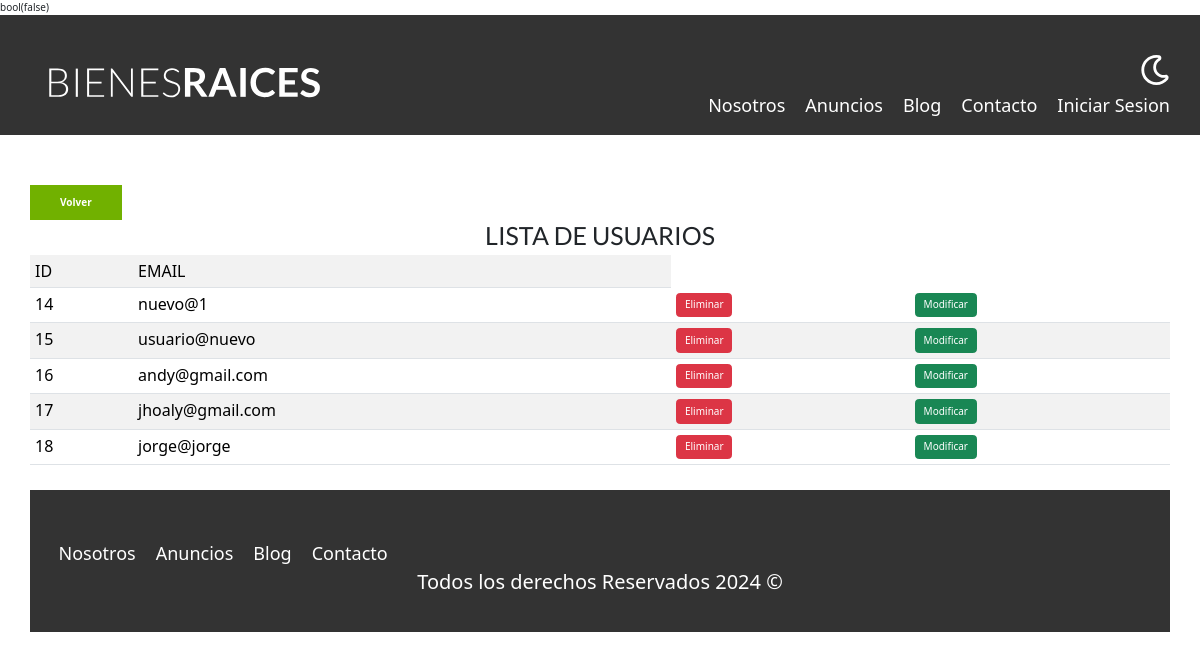
Page /admin/controlador/usuarioLista.php on the committed database.
### tables this page shows
CREATE TABLE `usuarios` (
  `id` int(11) NOT NULL,
  `email` varchar(80) NOT NULL,
  `password` char(65) NOT NULL,
  `estado` varchar(100) NOT NULL
);

### admin/controlador/usuarioLista.php (called while the page is built)
<?php
    include("../modelo/usuario.php");
    $us = new Usuario("","","");
    $res = $us->listaUsuarios();
    include("../vista/usuarioLista.php");
?>

### admin/modelo/usuario.php (called while the page is built, shortened)
<?php
class Usuario
{
    protected $db;
    public function __construct($id, $contraseña, $email)
    {
        $this->db = new Conexion();
    }
    public function listaUsuarios()
    {
        $stmt = $this->db->prepare("SELECT * FROM usuarios WHERE estado='Activo'");
        $stmt->execute();
        $res = $stmt->get_result();
        return $res;
    }
}

### admin/vista/usuarioLista.php (the view, shortened to what this page needs)
<main class="contenedor seccion">
    <a href="/dia5/bienes/admin" class="boton boton-verde">Volver</a>
    <h1>LISTA DE USUARIOS</h1>
    <table class="table table-striped">
        <tr>
            <td>ID</td>
            <td>EMAIL</td>
        </tr>
        <?php
            while($reg=mysqli_fetch_array($res)){
                echo "<tr>";
                echo "<td>".$reg['id']."</td>";
                echo "<td>".$reg['email']."</td>";
                echo "<td><a href='../controlador/usuarioElimina.php?cod=".$reg['id']."' class='btn btn-danger'>Eliminar</a></td>";
                echo "<td><a href='../controlador/usuarioModifica.php?cod=".$reg['id']."' class='btn btn-success'>Modificar</a></td>";
                echo "</tr>";
            }
        ?>
    </table>

### build/css/app.css (style rules this page uses)
html { line-height:1.15;-webkit-text-size-adjust:100% }
body { margin:0 }
main { display:block }
h1 { font-size:2em;margin:.67em 0 }
a { background-color:transparent }
html { font-size:62.5%;box-sizing:border-box }
*,:after,:before { box-sizing:inherit }
body { font-family:Lato,sans-serif;font-size:1.6rem;line-height:1.8 }
.contenedor { width:95%;max-width:120rem;margin:0 auto }
a { text-decoration:none }
h1,h2,h3 { font-family:Lato,sans-serif;margin:2.5rem 0;font-weight:300;text-align:center }
h1 { font-size:3.8rem }
.seccion { margin-top:2.5rem;margin-bottom:2.5rem }
.boton-verde { background-color:#71b100;color:#fff;font-weight:700;text-decoration:none;padding:1rem 3rem;text-align:center;margin-top:2.5rem;display:inline-block;border:none }

### rows in the picture
usuarios: id "14", email "nuevo@1"
usuarios: id "15", email "usuario@nuevo"
usuarios: id "16", email "andy@gmail.com"
usuarios: id "17", email "jhoaly@gmail.com"
usuarios: id "18", email "jorge@jorge"
